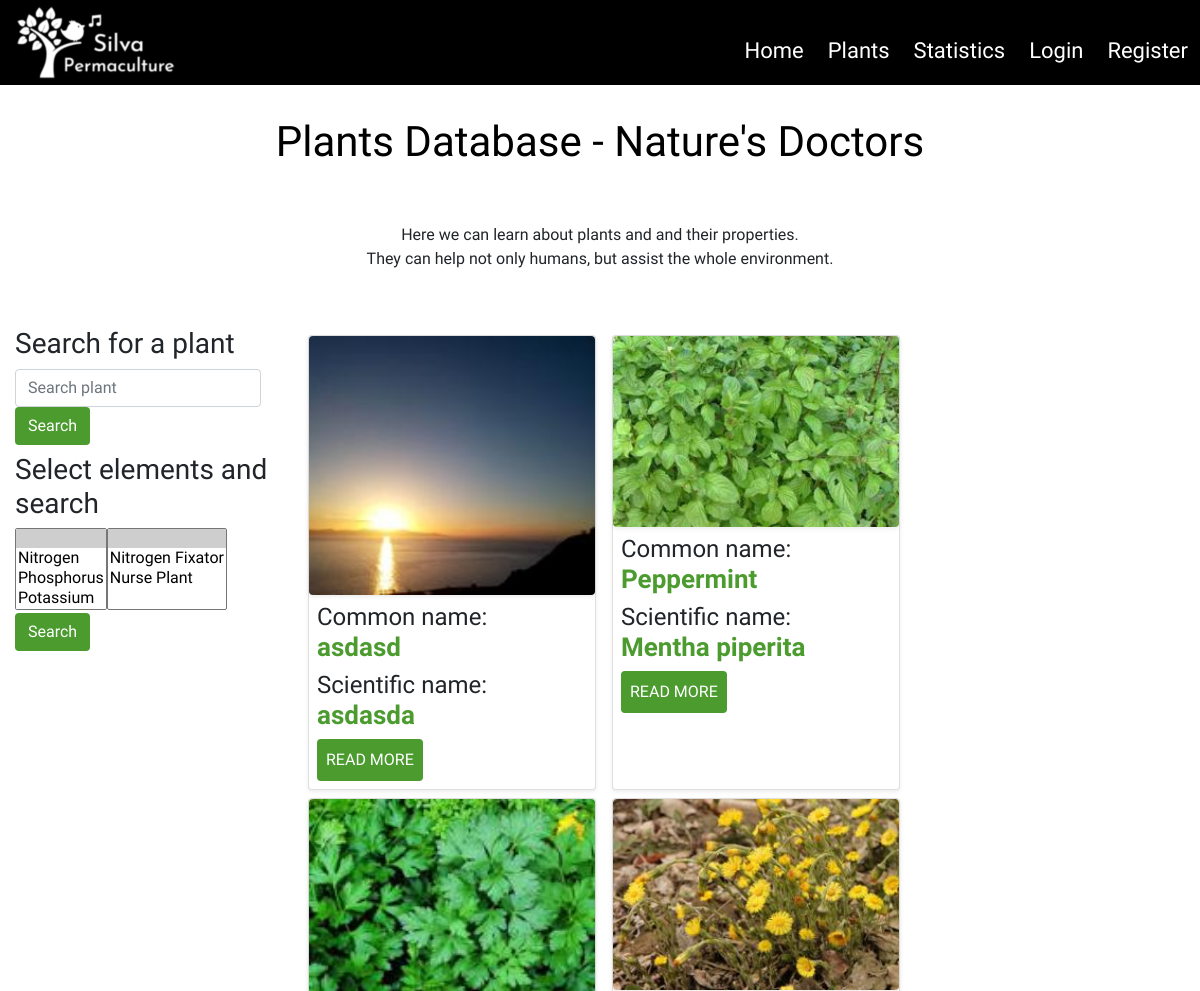
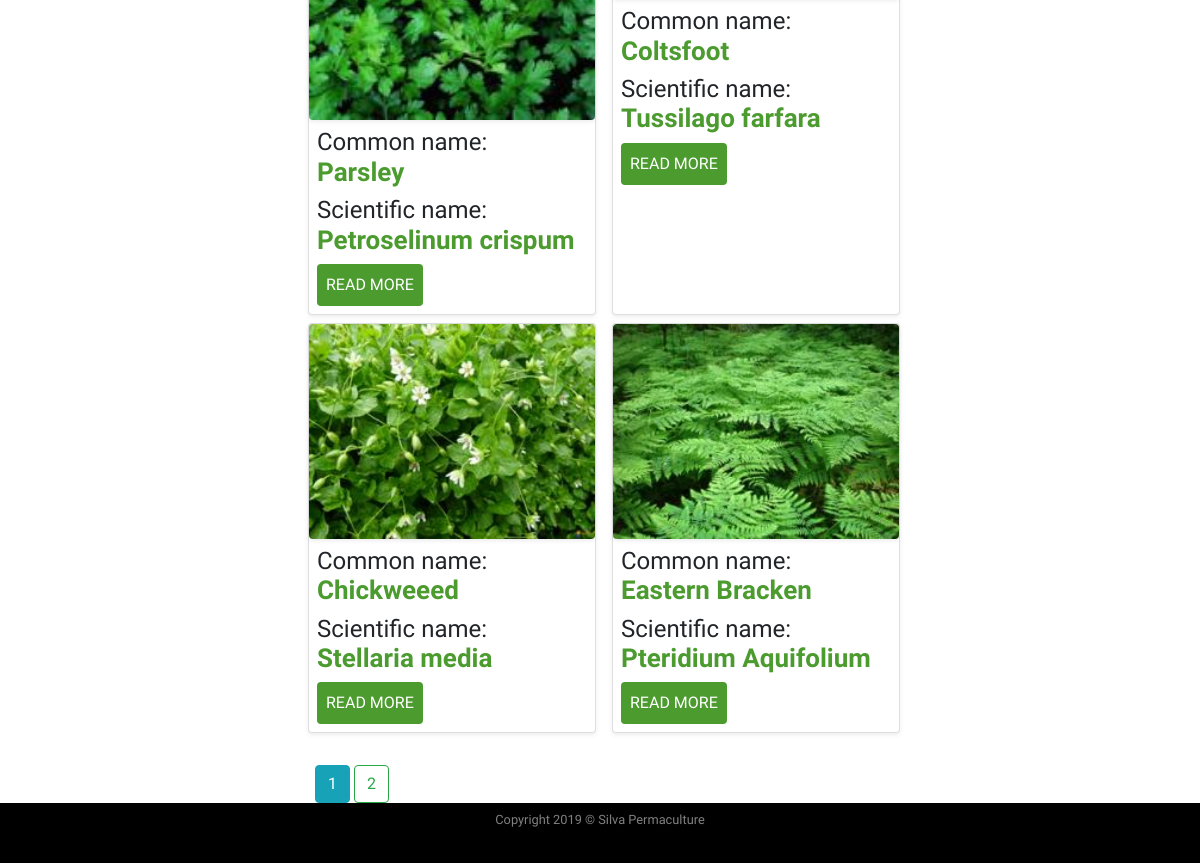
/plants, run on the app's committed database (2 pictures, top to bottom).
### silvapermaculture/models.py (models this page shows, shortened)
class SearchitMixin(object):
    @classmethod
    def search(cls, expression, page, per_page):
        ids, total = search_index(cls.__tablename__, expression, page, per_page)
        if total == 0:
            return cls.query.filter_by(id=0), 0
        when = []
        for i in range(len(ids)):
            when.append((ids[i],i))
        return cls.query.filter(cls.id.in_(ids)).order_by(
            db.case(when, value=cls.id)), total

class Plants(SearchitMixin, db.Model):
    __searchit__ = ['common_name', 'botanical_name', 'medicinal', 'region']
    id = db.Column(db.Integer, primary_key=True)
    common_name = db.Column(db.String(40), nullable=False)
    botanical_name = db.Column(db.String(80), unique=True, nullable=False)
    short_description = db.Column(db.Text, nullable=False)
    medicinal = db.Column(db.Text, nullable=False)
    other_uses = db.Column(db.Text, nullable=False)
    habitats = db.Column(db.Text, nullable=False)
    region = db.Column(db.Text, nullable=False)
    image_file = db.Column(db.String(20), default='default_plant_pic.jpg')
    date_added = db.Column(db.DateTime, nullable=False, default=datetime.utcnow)
    user_id = db.Column(db.Integer, db.ForeignKey('user.id'), nullable=False)
    dna = db.relationship('DNA', secondary = plants_dna_table)  # Dynamic_Nutrient_Accumulated
    nfn = db.relationship('NFN', secondary = plants_nfn_table)  # Nitrogen_Fixers_Nursing

### silvapermaculture/main/routes.py (the view)
@main.route("/plants")
def plants():
    page = request.args.get('page', 1, type=int)
    plants = Plants.query.order_by(Plants.date_added.desc()).paginate(page=page, per_page=6)
    search = SearchForm()
    searchn = SearchFormN()
    return render_template('plants.html', title='Plants Database', plants=plants, search=search, searchn=searchn)

### silvapermaculture/plants/forms.py
class SearchForm(FlaskForm):
    q = StringField(('Search plant'), validators=[DataRequired(),Length(max=60)])
    def __init__(self, *args, **kwargs):
        if 'formdata' not in kwargs:
            kwargs['formdata'] = request.args
        if 'csrf_enabled' not in kwargs:
            kwargs['csrf_enabled'] = False
        super(SearchForm, self).__init__(*args, **kwargs)
    submit = SubmitField('Search')

class SearchFormN(FlaskForm):
    dna = QuerySelectMultipleField('Select Element', validators=[DataRequired()], query_factory=enabled_dna, allow_blank=True, get_label='element')
    nfn = QuerySelectMultipleField('Select Property', validators=[DataRequired()], query_factory=enabled_nfn, allow_blank=True,
                                   get_label='plant_extra')
    def __init__(self, *args, **kwargs):
        if 'formdata' not in kwargs:
            kwargs['formdata'] = request.args
        if 'csrf_enabled' not in kwargs:
            kwargs['csrf_enabled'] = False
        super(SearchFormN, self).__init__(*args, **kwargs)
    submit = SubmitField('Search')

### silvapermaculture/plants/forms.py (called while the page is built)
def enabled_dna():
    return DNA.query

def enabled_nfn():
    return NFN.query

### silvapermaculture/templates/plants.html
{% extends "layout.html" %}
    {% block content %}
        <div class="row">
            <div class="col-12">
                <h1 class="text-center my-4 py-2" id="headingOther">Plants Database - Nature's Doctors</h1>
            </div>
        </div>
        <div class="row my-3">
            <div class="col-12 mb-2">
                <p class="text-center p-2">Here we can learn about plants and and their properties.<br/>
                    They can help not only humans, but assist the whole environment. <br/>
                </p>
            </div>
        </div>
        <div class="row">
            <div class="col-12 col-lg-3">
                <h3 class="my-2 text-left">Search for a plant</h3>
                <form class="form-inline my-2 my-lg-0" method="get" action="{{url_for('plants.search')}}">
                    <div class="form-group row">
                        <div class="col-12 ">
                    {{ search.q(size=20, class="form-control", placeholder=search.q.label.text) }}
                         </div>
                    </div>
                    <div class="col-1 m-0 p-0 mb-3 mb-sm-0 mr-lg-3">
                    {{ search.submit(class="btn btn-search") }}
                     </div>
                </form>
                <h3 class="my-2 text-left">Select elements and search</h3>
                <form class="form-inline my-2 my-lg-0" method="get" action="{{url_for('plants.searchn') }}">
                        <div class="form-group row">
                                  {% if searchn.dna.errors %}
                                    {{ searchn.dna(class="form-control form-control-lg is-invalid") }}
                                    <div class="invalid-feedback">
                                        {% for error in searchn.dna.errors %}
                                            <span>{{ error }}</span>
                                        {% endfor %}
                                    </div>
                                  {% else %}
                                  <div class="col-12">
                                  {{ searchn.dna(class_="selectpicker", multiple=True) }}
                                  </div>
                                  {% endif %}
                        </div>
                        <div class="form-group row">
                                  {% if searchn.nfn.errors %}
                                    {{ searchn.nfn(class="form-control form-control-lg is-invalid") }}
                                    <div class="invalid-feedback">
                                        {% for error in searchn.nfn.errors %}
                                            <span>{{ error }}</span>
                                        {% endfor %}
                                    </div>
                                  {% else %}
                                   <div class="col-12">
                                  {{ searchn.nfn(class_="selectpicker", multiple=True) }}
                                   </div>
                                  {% endif %}
                        </div>
                        <div class="col-12 m-0 p-0">
                        {{ searchn.submit(class="btn btn-search ") }}
                        </div>
                </form>
            </div>
            <div class="col-12 col-lg-9 mt-lg-3">
                <div class="row">
                         {% for plant in plants.items %}
                        <div class="card shadow-sm my-2 my-lg-0 mx-lg-2 mb-lg-2" style="width: 18rem;">
                            <img class="img-fluid rounded shadow-sm" src="{{ url_for('static', filename='img/plants/' + plant.image_file) }}"  alt="Default plant image"/>
                              <div class="card-body p-2">
                                <h4 class="text-left">Common name:<br/> <span class="titles">{{ plant.common_name }}</span></h4>
                                <h4 class="text-left">Scientific name:<br/> <span class="titles">{{ plant.botanical_name }} </span></h4>
                                <a class="btn btn-readmore p-2" href="{{ url_for('plants.plant', plant_id=plant.id) }}">READ MORE</a>
                              </div>
                        </div>
                        {% endfor %}
                </div>
                <div class="row">
                    <div class="col-12">
                        {% for page_num in plants.iter_pages(left_edge=1, right_edge=1, left_current=1, right_current=2) %}
                                {% if page_num %}
                                    {% if plants.page == page_num %}
                                     <a class="btn btn-info mt-4" href="{{ url_for('main.plants', page=page_num) }}">{{ page_num }}</a>
                                    {% else %}
                                    <a class="btn btn-outline-success mt-4" href="{{ url_for('main.plants', page=page_num) }}">{{ page_num }}</a>
                                    {% endif %}
                                {% else %}
                                ...
                                {% endif %}
                            {% endfor %}
                    </div>
                </div>
            </div>
        </div>
    {% endblock content %} #Jinja2 allows to put the name of the block here so to know which block is closing if we have multiple.

### silvapermaculture/templates/layout.html (shortened to what this page needs)
<!doctype html>
<html lang="en">
<head>
    <link rel="stylesheet" href="https://stackpath.bootstrapcdn.com/bootstrap/4.3.1/css/bootstrap.min.css">
    <link rel="stylesheet" href="https://cdn.jsdelivr.net/npm/bootstrap-select@1.13.9/dist/css/bootstrap-select.min.css">
    <link rel="stylesheet" href="https://use.fontawesome.com/releases/v5.3.1/css/all.css"
crossorigin="anonymous">
    <link rel="stylesheet" href="{{ url_for('static', filename='css/style.css') }}" type="text/css">
</head>
<body class="d-flex flex-column">
<header>
    <div class="container-fluid">
                <div class="row">
                    <div class="col-12 col-sm-12 p-0">
                        <nav class="navbar navbar-expand-lg bg-black p-0  ">
                            <a class="navbar-brand  ml-3" href="{{ url_for('main.index') }}"><img class="img-fluid" src="{{ url_for('static', filename='img/logo_silva_white.png') }}" alt="Bird singing and Silva Permaculture text."/></a>
                            <div class="collapse navbar-collapse justify-content-end" id="navbarNav">
                                <ul class="navbar-nav mt-3">
                                    <li class="nav-item mx-1">
                                        <a class="nav-link items" href="{{ url_for('main.index') }}">Home<span class="sr-only">(current)</span></a>
                                    </li>
                                    <li class="nav-item mx-1">
                                        <a class="nav-link items" href="{{ url_for('main.plants') }}">Plants</a>
                                    </li>
                                    <li class="nav-item mx-1">
                                        <a class="nav-link items" href="{{ url_for('main.statistics') }}">Statistics</a>
                                    </li>
                                    {% if current_user.is_authenticated %}
                                         <li class="nav-item mx-1">
                                            <a class="nav-link items"  href="{{ url_for('plants.new_plant') }}">Add Plant</a>
                                        </li>
                                        <li class="nav-item mx-1">
                                            <a class="nav-link items"  href="{{ url_for('users.account') }}">Account</a>
                                        </li>
                                        <li class="nav-item mx-1">
                                            <a class="nav-link items"  href="{{ url_for('users.logout') }}">Logout</a>
                                        </li>
                                    {% else %}
                                        <li class="nav-item mx-1">
                                            <a class="nav-link items" href="{{ url_for('users.login') }}">Login</a>
                                        </li>
                                        <li class="nav-item mx-1">
                                            <a class="nav-link items" href="{{ url_for('users.register') }}">Register</a>
                                        </li>
                                    {% endif %}
                                </ul>
                            </div>
                        </nav>
                    </div>
                </div>
            </div>
</header>
<main>
    <div class="container-fluid">
                {% block content %}
                {% endblock content %}
    </div>
</main>
<div class="container-fluid">
    <div class="row ">
        <div class="col-12 p-0 my-0">
            <footer  class="bg-black text-white-50">
                <div class="text-center  py-1">
                  <small class="py-2">Copyright 2019 &copy; Silva Permaculture</small>
                </div>
            </footer>
        </div>
    </div>
</div>
</body>
</html>

### silvapermaculture/static/css/style.css (style rules this page uses)
html, body { height: 100% }
body { font-family: 'Nunito Sans', sans-serif; font-size: 16px; display: flex; flex-direction: column; }
.bg-black { background-color: black }
.items { color:white; font-size:22px; transition: all .5s; }
main { flex: 1 0 auto }
#headingOther { color: black; font-size: 42px; }
.titles { color: #4B9B2F; font-size:26px; font-weight: bold }
.btn-readmore, .btn-search { background-color: #4B9B2F; color:white; transition: all .6s }
footer { flex-shrink: 0; height: 60px; }

### data on the page
Plants: image_file (picture), common_name "asdasd", botanical_name "asdasda"
Plants: image_file (picture), common_name "Peppermint", botanical_name "Mentha piperita"
Plants: image_file (picture), common_name "Parsley", botanical_name "Petroselinum crispum"
Plants: image_file (picture), common_name "Coltsfoot", botanical_name "Tussilago farfara"
Plants: image_file (picture), common_name "Chickweeed", botanical_name "Stellaria media"
Plants: image_file (picture), common_name "Eastern Bracken", botanical_name "Pteridium Aquifolium"

### other printed values
{{ page_num }} "1"
{{ page_num }} "2"
